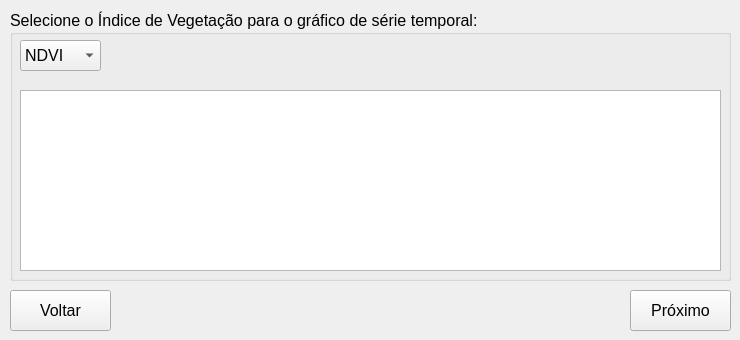
   <widget class="QWidget" name="tab_8">
    <attribute name="title">
     <string>Passo 5</string>
    </attribute>
    <widget class="QGroupBox" name="groupBox_27">
     <property name="geometry">
      <rect>
       <x>10</x>
       <y>10</y>
       <width>721</width>
       <height>271</height>
      </rect>
     </property>
     <property name="font">
      <font>
       <pointsize>12</pointsize>
      </font>
     </property>
     <property name="title">
      <string>Selecione o Índice de Vegetação para o gráfico de série temporal:</string>
     </property>
     <widget class="QComboBox" name="series_indice">
      <property name="geometry">
       <rect>
        <x>10</x>
        <y>30</y>
        <width>81</width>
        <height>31</height>
       </rect>
      </property>
      <property name="font">
       <font>
        <pointsize>12</pointsize>
       </font>
      </property>
      <item>
       <property name="text">
        <string>NDVI</string>
       </property>
      </item>
      <item>
       <property name="text">
        <string>GNDVI</string>
       </property>
      </item>
      <item>
       <property name="text">
        <string>EVI</string>
       </property>
      </item>
      <item>
       <property name="text">
        <string>SAVI</string>
       </property>
      </item>
     </widget>
     <widget class="QTextBrowser" name="textBrowser_index_explain">
      <property name="geometry">
       <rect>
        <x>10</x>
        <y>80</y>
        <width>701</width>
        <height>181</height>
       </rect>
      </property>
     </widget>
    </widget>
    <widget class="QPushButton" name="QPushButton_next_5">
     <property name="geometry">
      <rect>
       <x>630</x>
       <y>290</y>
       <width>101</width>
       <height>41</height>
      </rect>
     </property>
     <property name="font">
      <font>
       <pointsize>12</pointsize>
      </font>
     </property>
     <property name="text">
      <string>Próximo</string>
     </property>
     <property name="icon">
      <iconset>
       <normaloff>icons8-forward-button-50.png</normaloff>icons8-forward-button-50.png</iconset>
     </property>
    </widget>
    <widget class="QPushButton" name="QPushButton_back_5">
     <property name="enabled">
      <bool>true</bool>
     </property>
     <property name="geometry">
      <rect>
       <x>10</x>
       <y>290</y>
       <width>101</width>
       <height>41</height>
      </rect>
     </property>
     <property name="font">
      <font>
       <pointsize>12</pointsize>
      </font>
     </property>
     <property name="text">
      <string>Voltar</string>
     </property>
     <property name="icon">
      <iconset>
       <normaloff>icons8-back-button-50.png</normaloff>icons8-back-button-50.png</iconset>
     </property>
    </widget>
   </widget>
